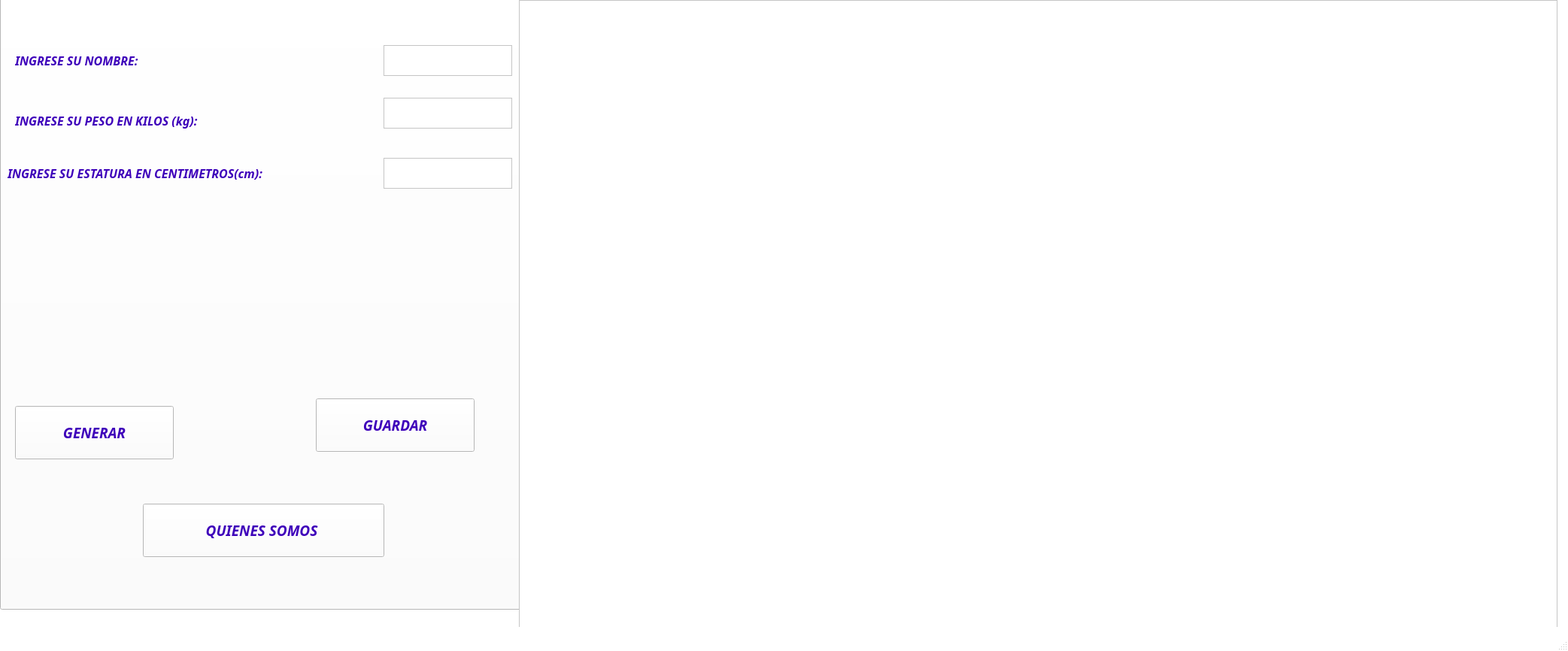
<?xml version="1.0" encoding="UTF-8"?>
<ui version="4.0">
 <class>MainWindow</class>
 <widget class="QMainWindow" name="MainWindow">
  <property name="geometry">
   <rect>
    <x>0</x>
    <y>0</y>
    <width>2085</width>
    <height>866</height>
   </rect>
  </property>
  <property name="palette">
   <palette>
    <active>
     <colorrole role="WindowText">
      <brush brushstyle="SolidPattern">
       <color alpha="255">
        <red>0</red>
        <green>0</green>
        <blue>0</blue>
       </color>
      </brush>
     </colorrole>
     <colorrole role="Button">
      <brush brushstyle="SolidPattern">
       <color alpha="255">
        <red>255</red>
        <green>255</green>
        <blue>255</blue>
       </color>
      </brush>
     </colorrole>
     <colorrole role="Midlight">
      <brush brushstyle="SolidPattern">
       <color alpha="255">
        <red>255</red>
        <green>255</green>
        <blue>255</blue>
       </color>
      </brush>
     </colorrole>
     <colorrole role="Dark">
      <brush brushstyle="SolidPattern">
       <color alpha="255">
        <red>255</red>
        <green>255</green>
        <blue>255</blue>
       </color>
      </brush>
     </colorrole>
     <colorrole role="Mid">
      <brush brushstyle="SolidPattern">
       <color alpha="255">
        <red>255</red>
        <green>255</green>
        <blue>255</blue>
       </color>
      </brush>
     </colorrole>
     <colorrole role="Text">
      <brush brushstyle="SolidPattern">
       <color alpha="255">
        <red>0</red>
        <green>0</green>
        <blue>0</blue>
       </color>
      </brush>
     </colorrole>
     <colorrole role="BrightText">
      <brush brushstyle="SolidPattern">
       <color alpha="255">
        <red>0</red>
        <green>0</green>
        <blue>0</blue>
       </color>
      </brush>
     </colorrole>
     <colorrole role="ButtonText">
      <brush brushstyle="SolidPattern">
       <color alpha="255">
        <red>0</red>
        <green>0</green>
        <blue>0</blue>
       </color>
      </brush>
     </colorrole>
     <colorrole role="Base">
      <brush brushstyle="SolidPattern">
       <color alpha="255">
        <red>255</red>
        <green>255</green>
        <blue>255</blue>
       </color>
      </brush>
     </colorrole>
     <colorrole role="Window">
      <brush brushstyle="SolidPattern">
       <color alpha="255">
        <red>255</red>
        <green>255</green>
        <blue>255</blue>
       </color>
      </brush>
     </colorrole>
     <colorrole role="Shadow">
      <brush brushstyle="SolidPattern">
       <color alpha="255">
        <red>255</red>
        <green>255</green>
        <blue>255</blue>
       </color>
      </brush>
     </colorrole>
     <colorrole role="Highlight">
      <brush brushstyle="SolidPattern">
       <color alpha="255">
        <red>255</red>
        <green>255</green>
        <blue>255</blue>
       </color>
      </brush>
     </colorrole>
     <colorrole role="Link">
      <brush brushstyle="SolidPattern">
       <color alpha="255">
        <red>255</red>
        <green>255</green>
        <blue>255</blue>
       </color>
      </brush>
     </colorrole>
     <colorrole role="LinkVisited">
      <brush brushstyle="SolidPattern">
       <color alpha="255">
        <red>255</red>
        <green>255</green>
        <blue>255</blue>
       </color>
      </brush>
     </colorrole>
     <colorrole role="AlternateBase">
      <brush brushstyle="SolidPattern">
       <color alpha="255">
        <red>255</red>
        <green>255</green>
        <blue>255</blue>
       </color>
      </brush>
     </colorrole>
     <colorrole role="ToolTipText">
      <brush brushstyle="SolidPattern">
       <color alpha="255">
        <red>255</red>
        <green>255</green>
        <blue>255</blue>
       </color>
      </brush>
     </colorrole>
    </active>
    <inactive>
     <colorrole role="WindowText">
      <brush brushstyle="SolidPattern">
       <color alpha="255">
        <red>0</red>
        <green>0</green>
        <blue>0</blue>
       </color>
      </brush>
     </colorrole>
     <colorrole role="Button">
      <brush brushstyle="SolidPattern">
       <color alpha="255">
        <red>255</red>
        <green>255</green>
        <blue>255</blue>
       </color>
      </brush>
     </colorrole>
     <colorrole role="Midlight">
      <brush brushstyle="SolidPattern">
       <color alpha="255">
        <red>255</red>
        <green>255</green>
        <blue>255</blue>
       </color>
      </brush>
     </colorrole>
     <colorrole role="Dark">
      <brush brushstyle="SolidPattern">
       <color alpha="255">
        <red>255</red>
        <green>255</green>
        <blue>255</blue>
       </color>
      </brush>
     </colorrole>
     <colorrole role="Mid">
      <brush brushstyle="SolidPattern">
       <color alpha="255">
        <red>255</red>
        <green>255</green>
        <blue>255</blue>
       </color>
      </brush>
     </colorrole>
     <colorrole role="Text">
      <brush brushstyle="SolidPattern">
       <color alpha="255">
        <red>0</red>
        <green>0</green>
        <blue>0</blue>
       </color>
      </brush>
     </colorrole>
     <colorrole role="BrightText">
      <brush brushstyle="SolidPattern">
       <color alpha="255">
        <red>0</red>
        <green>0</green>
        <blue>0</blue>
       </color>
      </brush>
     </colorrole>
     <colorrole role="ButtonText">
      <brush brushstyle="SolidPattern">
       <color alpha="255">
        <red>0</red>
        <green>0</green>
        <blue>0</blue>
       </color>
      </brush>
     </colorrole>
     <colorrole role="Base">
      <brush brushstyle="SolidPattern">
       <color alpha="255">
        <red>255</red>
        <green>255</green>
        <blue>255</blue>
       </color>
      </brush>
     </colorrole>
     <colorrole role="Window">
      <brush brushstyle="SolidPattern">
       <color alpha="255">
        <red>255</red>
        <green>255</green>
        <blue>255</blue>
       </color>
      </brush>
     </colorrole>
     <colorrole role="Shadow">
      <brush brushstyle="SolidPattern">
       <color alpha="255">
        <red>255</red>
        <green>255</green>
        <blue>255</blue>
       </color>
      </brush>
     </colorrole>
     <colorrole role="Highlight">
      <brush brushstyle="SolidPattern">
       <color alpha="255">
        <red>255</red>
        <green>255</green>
        <blue>255</blue>
       </color>
      </brush>
     </colorrole>
     <colorrole role="Link">
      <brush brushstyle="SolidPattern">
       <color alpha="255">
        <red>255</red>
        <green>255</green>
        <blue>255</blue>
       </color>
      </brush>
     </colorrole>
     <colorrole role="LinkVisited">
      <brush brushstyle="SolidPattern">
       <color alpha="255">
        <red>255</red>
        <green>255</green>
        <blue>255</blue>
       </color>
      </brush>
     </colorrole>
     <colorrole role="AlternateBase">
      <brush brushstyle="SolidPattern">
       <color alpha="255">
        <red>255</red>
        <green>255</green>
        <blue>255</blue>
       </color>
      </brush>
     </colorrole>
     <colorrole role="ToolTipText">
      <brush brushstyle="SolidPattern">
       <color alpha="255">
        <red>255</red>
        <green>255</green>
        <blue>255</blue>
       </color>
      </brush>
     </colorrole>
    </inactive>
    <disabled>
     <colorrole role="WindowText">
      <brush brushstyle="SolidPattern">
       <color alpha="255">
        <red>255</red>
        <green>255</green>
        <blue>255</blue>
       </color>
      </brush>
     </colorrole>
     <colorrole role="Button">
      <brush brushstyle="SolidPattern">
       <color alpha="255">
        <red>255</red>
        <green>255</green>
        <blue>255</blue>
       </color>
      </brush>
     </colorrole>
     <colorrole role="Midlight">
      <brush brushstyle="SolidPattern">
       <color alpha="255">
        <red>255</red>
        <green>255</green>
        <blue>255</blue>
       </color>
      </brush>
     </colorrole>
     <colorrole role="Dark">
      <brush brushstyle="SolidPattern">
       <color alpha="255">
        <red>255</red>
        <green>255</green>
        <blue>255</blue>
       </color>
      </brush>
     </colorrole>
     <colorrole role="Mid">
      <brush brushstyle="SolidPattern">
       <color alpha="255">
        <red>255</red>
        <green>255</green>
        <blue>255</blue>
       </color>
      </brush>
     </colorrole>
     <colorrole role="Text">
      <brush brushstyle="SolidPattern">
       <color alpha="255">
        <red>255</red>
        <green>255</green>
        <blue>255</blue>
       </color>
      </brush>
     </colorrole>
     <colorrole role="BrightText">
      <brush brushstyle="SolidPattern">
       <color alpha="255">
        <red>0</red>
        <green>0</green>
        <blue>0</blue>
       </color>
      </brush>
     </colorrole>
     <colorrole role="ButtonText">
      <brush brushstyle="SolidPattern">
       <color alpha="255">
        <red>255</red>
        <green>255</green>
        <blue>255</blue>
       </color>
      </brush>
     </colorrole>
     <colorrole role="Base">
      <brush brushstyle="SolidPattern">
       <color alpha="255">
        <red>255</red>
        <green>255</green>
        <blue>255</blue>
       </color>
      </brush>
     </colorrole>
     <colorrole role="Window">
      <brush brushstyle="SolidPattern">
       <color alpha="255">
        <red>255</red>
        <green>255</green>
        <blue>255</blue>
       </color>
      </brush>
     </colorrole>
     <colorrole role="Shadow">
      <brush brushstyle="SolidPattern">
       <color alpha="255">
        <red>255</red>
        <green>255</green>
        <blue>255</blue>
       </color>
      </brush>
     </colorrole>
     <colorrole role="Highlight">
      <brush brushstyle="SolidPattern">
       <color alpha="255">
        <red>0</red>
        <green>120</green>
        <blue>215</blue>
       </color>
      </brush>
     </colorrole>
     <colorrole role="Link">
      <brush brushstyle="SolidPattern">
       <color alpha="255">
        <red>255</red>
        <green>255</green>
        <blue>255</blue>
       </color>
      </brush>
     </colorrole>
     <colorrole role="LinkVisited">
      <brush brushstyle="SolidPattern">
       <color alpha="255">
        <red>255</red>
        <green>255</green>
        <blue>255</blue>
       </color>
      </brush>
     </colorrole>
     <colorrole role="AlternateBase">
      <brush brushstyle="SolidPattern">
       <color alpha="255">
        <red>255</red>
        <green>255</green>
        <blue>255</blue>
       </color>
      </brush>
     </colorrole>
     <colorrole role="ToolTipText">
      <brush brushstyle="SolidPattern">
       <color alpha="255">
        <red>255</red>
        <green>255</green>
        <blue>255</blue>
       </color>
      </brush>
     </colorrole>
    </disabled>
   </palette>
  </property>
  <property name="font">
   <font>
    <family>Showcard Gothic</family>
    <pointsize>14</pointsize>
    <weight>75</weight>
    <italic>true</italic>
    <bold>true</bold>
   </font>
  </property>
  <property name="windowTitle">
   <string>KEEPING FIT</string>
  </property>
  <property name="windowIcon">
   <iconset>
    <normaloff>C:/Users/Pc/Desktop/fitness-logo-design-template-sport-or-gym-vector-6152179.jpg</normaloff>C:/Users/Pc/Desktop/fitness-logo-design-template-sport-or-gym-vector-6152179.jpg</iconset>
  </property>
  <widget class="QWidget" name="centralwidget">
   <widget class="QPushButton" name="pushButton">
    <property name="geometry">
     <rect>
      <x>0</x>
      <y>-20</y>
      <width>1141</width>
      <height>831</height>
     </rect>
    </property>
    <property name="palette">
     <palette>
      <active>
       <colorrole role="WindowText">
        <brush brushstyle="SolidPattern">
         <color alpha="255">
          <red>57</red>
          <green>0</green>
          <blue>173</blue>
         </color>
        </brush>
       </colorrole>
      </active>
      <inactive>
       <colorrole role="WindowText">
        <brush brushstyle="SolidPattern">
         <color alpha="255">
          <red>57</red>
          <green>0</green>
          <blue>173</blue>
         </color>
        </brush>
       </colorrole>
      </inactive>
      <disabled>
       <colorrole role="WindowText">
        <brush brushstyle="SolidPattern">
         <color alpha="255">
          <red>120</red>
          <green>120</green>
          <blue>120</blue>
         </color>
        </brush>
       </colorrole>
      </disabled>
     </palette>
    </property>
    <property name="text">
     <string/>
    </property>
    <property name="icon">
     <iconset>
      <normaloff>C:/Users/Pc/Desktop/Sin título.jpg</normaloff>C:/Users/Pc/Desktop/Sin título.jpg</iconset>
    </property>
    <property name="iconSize">
     <size>
      <width>2000</width>
      <height>1000</height>
     </size>
    </property>
   </widget>
   <widget class="QLabel" name="label">
    <property name="geometry">
     <rect>
      <x>20</x>
      <y>60</y>
      <width>241</width>
      <height>41</height>
     </rect>
    </property>
    <property name="palette">
     <palette>
      <active>
       <colorrole role="WindowText">
        <brush brushstyle="SolidPattern">
         <color alpha="255">
          <red>62</red>
          <green>0</green>
          <blue>186</blue>
         </color>
        </brush>
       </colorrole>
      </active>
      <inactive>
       <colorrole role="WindowText">
        <brush brushstyle="SolidPattern">
         <color alpha="255">
          <red>62</red>
          <green>0</green>
          <blue>186</blue>
         </color>
        </brush>
       </colorrole>
      </inactive>
      <disabled>
       <colorrole role="WindowText">
        <brush brushstyle="SolidPattern">
         <color alpha="255">
          <red>120</red>
          <green>120</green>
          <blue>120</blue>
         </color>
        </brush>
       </colorrole>
      </disabled>
     </palette>
    </property>
    <property name="font">
     <font>
      <family>Showcard Gothic</family>
      <pointsize>12</pointsize>
      <weight>75</weight>
      <italic>true</italic>
      <bold>true</bold>
     </font>
    </property>
    <property name="text">
     <string>INGRESE SU NOMBRE:</string>
    </property>
   </widget>
   <widget class="QLabel" name="label_2">
    <property name="geometry">
     <rect>
      <x>20</x>
      <y>140</y>
      <width>361</width>
      <height>41</height>
     </rect>
    </property>
    <property name="palette">
     <palette>
      <active>
       <colorrole role="WindowText">
        <brush brushstyle="SolidPattern">
         <color alpha="255">
          <red>62</red>
          <green>0</green>
          <blue>186</blue>
         </color>
        </brush>
       </colorrole>
      </active>
      <inactive>
       <colorrole role="WindowText">
        <brush brushstyle="SolidPattern">
         <color alpha="255">
          <red>62</red>
          <green>0</green>
          <blue>186</blue>
         </color>
        </brush>
       </colorrole>
      </inactive>
      <disabled>
       <colorrole role="WindowText">
        <brush brushstyle="SolidPattern">
         <color alpha="255">
          <red>120</red>
          <green>120</green>
          <blue>120</blue>
         </color>
        </brush>
       </colorrole>
      </disabled>
     </palette>
    </property>
    <property name="font">
     <font>
      <family>Showcard Gothic</family>
      <pointsize>12</pointsize>
      <weight>75</weight>
      <italic>true</italic>
      <bold>true</bold>
     </font>
    </property>
    <property name="text">
     <string>INGRESE SU PESO EN KILOS (kg):</string>
    </property>
   </widget>
   <widget class="QLabel" name="label_3">
    <property name="geometry">
     <rect>
      <x>10</x>
      <y>210</y>
      <width>481</width>
      <height>41</height>
     </rect>
    </property>
    <property name="palette">
     <palette>
      <active>
       <colorrole role="WindowText">
        <brush brushstyle="SolidPattern">
         <color alpha="255">
          <red>62</red>
          <green>0</green>
          <blue>186</blue>
         </color>
        </brush>
       </colorrole>
      </active>
      <inactive>
       <colorrole role="WindowText">
        <brush brushstyle="SolidPattern">
         <color alpha="255">
          <red>62</red>
          <green>0</green>
          <blue>186</blue>
         </color>
        </brush>
       </colorrole>
      </inactive>
      <disabled>
       <colorrole role="WindowText">
        <brush brushstyle="SolidPattern">
         <color alpha="255">
          <red>120</red>
          <green>120</green>
          <blue>120</blue>
         </color>
        </brush>
       </colorrole>
      </disabled>
     </palette>
    </property>
    <property name="font">
     <font>
      <family>Showcard Gothic</family>
      <pointsize>12</pointsize>
      <weight>75</weight>
      <italic>true</italic>
      <bold>true</bold>
     </font>
    </property>
    <property name="text">
     <string>INGRESE SU ESTATURA EN CENTIMETROS(cm):</string>
    </property>
   </widget>
   <widget class="QTextEdit" name="textEditNombre">
    <property name="geometry">
     <rect>
      <x>510</x>
      <y>60</y>
      <width>171</width>
      <height>41</height>
     </rect>
    </property>
    <property name="palette">
     <palette>
      <active>
       <colorrole role="Text">
        <brush brushstyle="SolidPattern">
         <color alpha="255">
          <red>0</red>
          <green>0</green>
          <blue>0</blue>
         </color>
        </brush>
       </colorrole>
       <colorrole role="BrightText">
        <brush brushstyle="SolidPattern">
         <color alpha="255">
          <red>0</red>
          <green>0</green>
          <blue>0</blue>
         </color>
        </brush>
       </colorrole>
      </active>
      <inactive>
       <colorrole role="Text">
        <brush brushstyle="SolidPattern">
         <color alpha="255">
          <red>0</red>
          <green>0</green>
          <blue>0</blue>
         </color>
        </brush>
       </colorrole>
       <colorrole role="BrightText">
        <brush brushstyle="SolidPattern">
         <color alpha="255">
          <red>0</red>
          <green>0</green>
          <blue>0</blue>
         </color>
        </brush>
       </colorrole>
      </inactive>
      <disabled>
       <colorrole role="Text">
        <brush brushstyle="SolidPattern">
         <color alpha="255">
          <red>255</red>
          <green>255</green>
          <blue>255</blue>
         </color>
        </brush>
       </colorrole>
       <colorrole role="BrightText">
        <brush brushstyle="SolidPattern">
         <color alpha="255">
          <red>0</red>
          <green>0</green>
          <blue>0</blue>
         </color>
        </brush>
       </colorrole>
      </disabled>
     </palette>
    </property>
   </widget>
   <widget class="QTextEdit" name="textEditPeso">
    <property name="geometry">
     <rect>
      <x>510</x>
      <y>130</y>
      <width>171</width>
      <height>41</height>
     </rect>
    </property>
   </widget>
   <widget class="QTextEdit" name="textEditAltura">
    <property name="geometry">
     <rect>
      <x>510</x>
      <y>210</y>
      <width>171</width>
      <height>41</height>
     </rect>
    </property>
   </widget>
   <widget class="QTextEdit" name="textEdit">
    <property name="geometry">
     <rect>
      <x>690</x>
      <y>0</y>
      <width>1381</width>
      <height>971</height>
     </rect>
    </property>
    <property name="font">
     <font>
      <family>Rockwell Condensed</family>
     </font>
    </property>
   </widget>
   <widget class="QPushButton" name="pushButtonGenrar">
    <property name="geometry">
     <rect>
      <x>20</x>
      <y>540</y>
      <width>211</width>
      <height>71</height>
     </rect>
    </property>
    <property name="palette">
     <palette>
      <active>
       <colorrole role="ButtonText">
        <brush brushstyle="SolidPattern">
         <color alpha="255">
          <red>62</red>
          <green>0</green>
          <blue>186</blue>
         </color>
        </brush>
       </colorrole>
      </active>
      <inactive>
       <colorrole role="ButtonText">
        <brush brushstyle="SolidPattern">
         <color alpha="255">
          <red>62</red>
          <green>0</green>
          <blue>186</blue>
         </color>
        </brush>
       </colorrole>
      </inactive>
      <disabled>
       <colorrole role="ButtonText">
        <brush brushstyle="SolidPattern">
         <color alpha="255">
          <red>120</red>
          <green>120</green>
          <blue>120</blue>
         </color>
        </brush>
       </colorrole>
      </disabled>
     </palette>
    </property>
    <property name="font">
     <font>
      <family>Showcard Gothic</family>
      <pointsize>14</pointsize>
      <weight>75</weight>
      <italic>true</italic>
      <bold>true</bold>
     </font>
    </property>
    <property name="text">
     <string>GENERAR</string>
    </property>
   </widget>
   <widget class="QPushButton" name="pushButtonGuardar">
    <property name="geometry">
     <rect>
      <x>420</x>
      <y>530</y>
      <width>211</width>
      <height>71</height>
     </rect>
    </property>
    <property name="palette">
     <palette>
      <active>
       <colorrole role="ButtonText">
        <brush brushstyle="SolidPattern">
         <color alpha="255">
          <red>62</red>
          <green>0</green>
          <blue>186</blue>
         </color>
        </brush>
       </colorrole>
      </active>
      <inactive>
       <colorrole role="ButtonText">
        <brush brushstyle="SolidPattern">
         <color alpha="255">
          <red>62</red>
          <green>0</green>
          <blue>186</blue>
         </color>
        </brush>
       </colorrole>
      </inactive>
      <disabled>
       <colorrole role="ButtonText">
        <brush brushstyle="SolidPattern">
         <color alpha="255">
          <red>120</red>
          <green>120</green>
          <blue>120</blue>
         </color>
        </brush>
       </colorrole>
      </disabled>
     </palette>
    </property>
    <property name="font">
     <font>
      <family>Showcard Gothic</family>
      <pointsize>14</pointsize>
      <weight>75</weight>
      <italic>true</italic>
      <bold>true</bold>
     </font>
    </property>
    <property name="text">
     <string>GUARDAR</string>
    </property>
   </widget>
   <widget class="QPushButton" name="pushButtonQuienesSomos">
    <property name="geometry">
     <rect>
      <x>190</x>
      <y>670</y>
      <width>321</width>
      <height>71</height>
     </rect>
    </property>
    <property name="palette">
     <palette>
      <active>
       <colorrole role="ButtonText">
        <brush brushstyle="SolidPattern">
         <color alpha="255">
          <red>62</red>
          <green>0</green>
          <blue>186</blue>
         </color>
        </brush>
       </colorrole>
      </active>
      <inactive>
       <colorrole role="ButtonText">
        <brush brushstyle="SolidPattern">
         <color alpha="255">
          <red>62</red>
          <green>0</green>
          <blue>186</blue>
         </color>
        </brush>
       </colorrole>
      </inactive>
      <disabled>
       <colorrole role="ButtonText">
        <brush brushstyle="SolidPattern">
         <color alpha="255">
          <red>120</red>
          <green>120</green>
          <blue>120</blue>
         </color>
        </brush>
       </colorrole>
      </disabled>
     </palette>
    </property>
    <property name="font">
     <font>
      <family>Showcard Gothic</family>
      <pointsize>14</pointsize>
      <weight>75</weight>
      <italic>true</italic>
      <bold>true</bold>
     </font>
    </property>
    <property name="text">
     <string>QUIENES SOMOS </string>
    </property>
   </widget>
  </widget>
  <widget class="QMenuBar" name="menubar">
   <property name="geometry">
    <rect>
     <x>0</x>
     <y>0</y>
     <width>2085</width>
     <height>35</height>
    </rect>
   </property>
  </widget>
  <widget class="QStatusBar" name="statusbar"/>
 </widget>
 <resources/>
 <connections/>
</ui>
